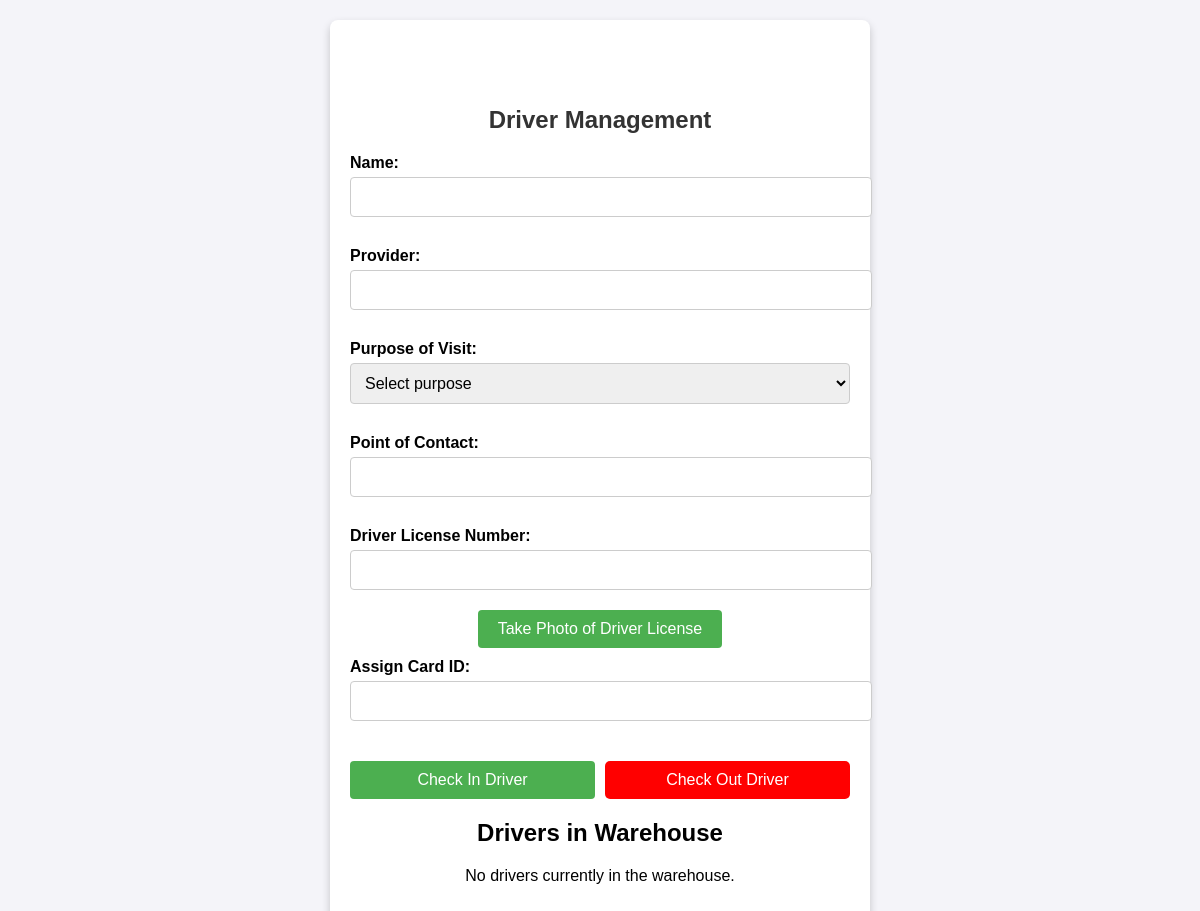
Before: /drivers with the older database file.
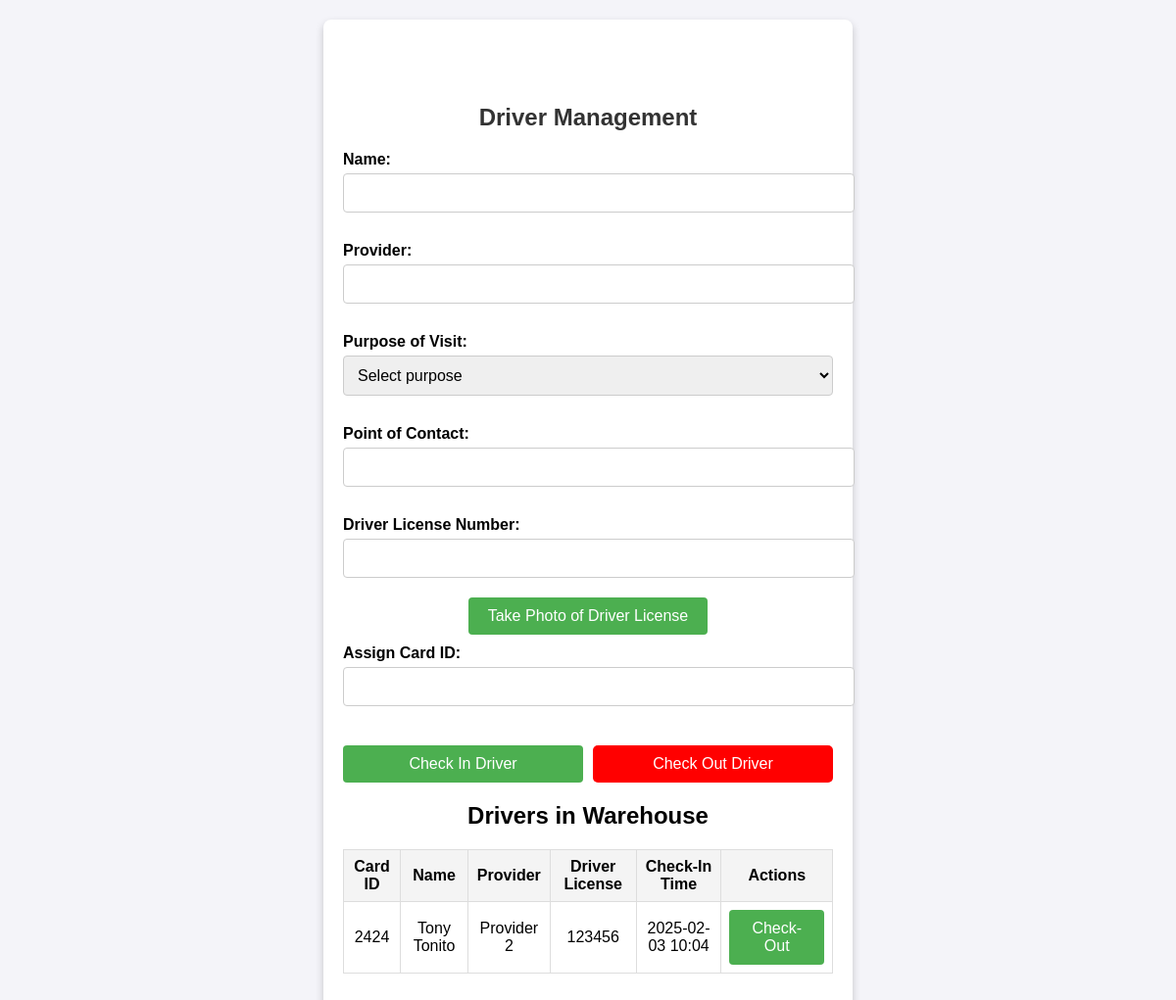
After: the same page with the newer database file.
### app.py (models this page shows)
class Driver(db.Model):
    id = db.Column(db.Integer, primary_key=True)
    name = db.Column(db.String(100), nullable=False)
    provider_name = db.Column(db.String(100), nullable=False)
    truck_license = db.Column(db.String(50), nullable=False)
    card_id = db.Column(db.String(50), unique=True, nullable=False)
    purpose_of_visit = db.Column(db.String(100), nullable=False)  # New column
    point_of_contact = db.Column(db.String(100), nullable=False)  # New column
    check_in_time = db.Column(db.DateTime, default=lambda: datetime.now().replace(microsecond=0))
    check_out_time = db.Column(db.DateTime, nullable=True)

### app.py (the view, shortened to what this page needs)
@app.route("/drivers", methods=["GET", "POST"])
def drivers():
    active_drivers = Driver.query.filter(Driver.check_out_time.is_(None)).all()
    return render_template("drivers.html", drivers=active_drivers)

### templates/drivers.html (shortened to what this page needs)
<!DOCTYPE html>
<html lang="en">
<head>
    <link rel="stylesheet" href="{{ url_for('static', filename='styles.css') }}">
</head>
<body>
    <div class="container">
        <h1>Driver Management</h1>
<form method="POST" enctype="multipart/form-data">
    <label for="driver_name">Name:</label>
    <input type="text" id="driver_name" name="driver_name" required>
    <label for="provider_name">Provider:</label>
    <input type="text" id="provider_name" name="Provider" required>
    <label for="purpose_of_visit">Purpose of Visit:</label>
    <select id="purpose_of_visit" name="purpose_of_visit" required>
        <option value="" disabled selected>Select purpose</option>
    </select>
    <label for="point_of_contact">Point of Contact:</label>
    <input type="text" id="point_of_contact" name="point_of_contact" required>
    <label for="truck_license">Driver License Number:</label>
    <div class="inline-field">
        <input type="text" id="truck_license" name="truck_license" required>
        <button type="button" id="photo-button" class="inline-button">Take Photo of Driver License</button>
    </div>
    <label for="card_id">Assign Card ID:</label>
    <input type="text" id="card_id" name="card_id" readonly required>
<div class="button-container">
    <button type="button" id="scan-qr-button">Check In Driver</button>
    <button type="button" id="check-out-qr-button" class="red-button">Check Out Driver</button>
</div>
</form>
        <h2>Drivers in Warehouse</h2>
        {% if drivers %}
            <table>
                <thead>
                    <tr>
                        <th>Card ID</th>
                        <th>Name</th>
                        <th>Provider</th>
                        <th>Driver License</th>
                        <th>Check-In Time</th>
                        <th>Actions</th>
                    </tr>
                </thead>
                <tbody>
                    {% for driver in drivers %}
                        <tr>
                            <td>{{ driver.card_id }}</td>
                            <td>{{ driver.name }}</td>
                            <td>{{ driver.provider_name }}</td>
                            <td>{{ driver.truck_license }}</td>
                            <td>{{ driver.check_in_time.strftime('%Y-%m-%d %H:%M') }}</td>
                            <td>
                                <form method="POST" action="{{ url_for('checkout', card_id=driver.card_id | safe) }}" style="display:inline;">
                                    <button type="submit">Check-Out</button>
                                </form>
                            </td>
                        </tr>
                    {% endfor %}
                </tbody>
            </table>
        {% else %}
            <p>No drivers currently in the warehouse.</p>
        {% endif %}
    </div>
</body>
</html>

### static/styles.css (style rules this page uses)
body { font-family: Arial, sans-serif; background-color: #f4f4f9; margin: 0; padding: 0; display: flex; justify-content: center; align-items: flex-start; min-height: 100vh; }
.container { background: #ffffff; border-radius: 8px; box-shadow: 0 4px 8px rgba(0, 0, 0, 0.2); width: 90%; max-width: 500px; padding: 20px; text-align: center; margin-top: 20px; padding-top: 70px; }
h1 { color: #333; margin-bottom: 20px; font-size: 24px; text-align: center; word-wrap: break-word; }
form { margin-top: 20px; }
label { display: block; text-align: left; font-weight: bold; margin: 10px 0 5px; }
input, select { width: 100%; padding: 10px; margin-bottom: 20px; border: 1px solid #ccc; border-radius: 4px; font-size: 16px; }
button { background-color: #4CAF50; color: white; padding: 10px 20px; border: none; border-radius: 4px; cursor: pointer; font-size: 16px; }
table { width: 100%; border-collapse: collapse; margin: 20px 0; }
table th, table td { border: 1px solid #ddd; padding: 8px; text-align: center; }
table th { background-color: #f4f4f4; }
.red-button { background-color: red; color: white; border: none; padding: 10px 20px; font-size: 16px; cursor: pointer; border-radius: 5px; transition: background-color 0.3s ease; }
.button-container { display: flex; justify-content: space-between; gap: 10px; margin-top: 20px; }
button { flex: 1; text-align: center; }

Changed rows visible on the page:
added Driver: card_id "2424", name "Tony Tonito", provider_name "Provider 2", truck_license "123456", check_in_time "2025-02-03 10:04"
Other visible differences:
text no longer shown: "No drivers currently in the warehouse."
text now shown: "Card ID Name Provider Driver License Check-In Time Actions"
